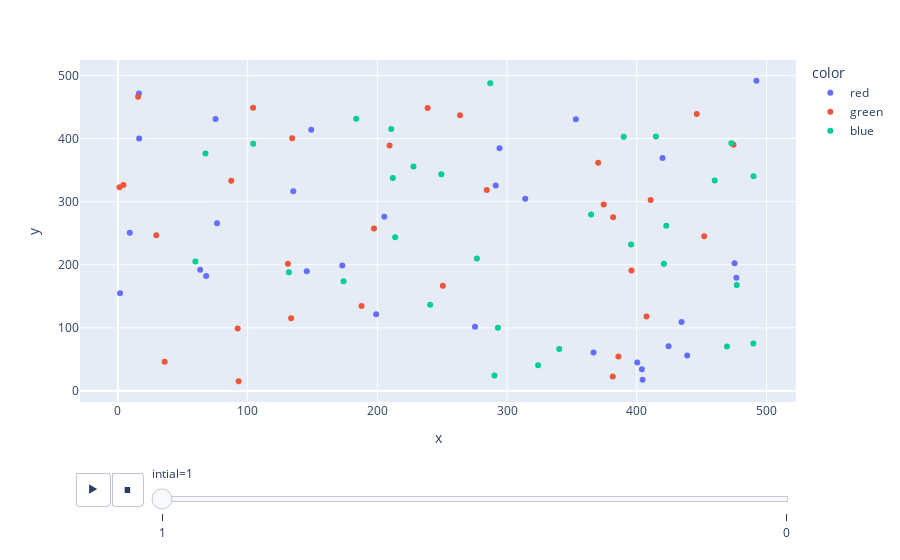

This figure's notebook cell:
### Code cell
import plotly.express as px
df = px.data.gapminder()
px.scatter(tidy_df, x="x", y="y", animation_frame="intial", color="color")

### Figure 1 — Plotly figure (JSON) as saved in the notebook; plotly's stock layout.template omitted (floating-point values rounded to 4 significant figures)
{"data": [{"hovertemplate": "color=red<br>intial=1<br>x=%{x}<br>y=%{y}<extra></extra>", "legendgroup": "red", "marker": {"color": "#636efa", "symbol": "circle"}, "mode": "markers", "name": "red", "orientation": "v", "showlegend": true, "type": "scatter", "x": [434.6, 438.9, 419.9, 492.3, 404.0, 135.2, 76.43, 353.1, 366.7, 145.6, 314.0, 16.36, 424.6, 173.0, 476.8, 9.152, 75.31, 149.0, 205.4, 16.2, 1.643, 68.02, 275.3, 199.1, 400.4, 294.2, 404.5, 475.5, 291.3, 63.42], "xaxis": "x", "y": [109.4, 55.96, 369.1, 491.4, 34.29, 316.6, 265.6, 430.7, 61.0, 189.9, 304.4, 400.1, 70.9, 198.7, 179.5, 250.8, 430.8, 413.8, 276.2, 471.4, 154.6, 182.1, 101.5, 121.4, 44.98, 384.6, 17.79, 202.3, 325.4, 192.2], "yaxis": "y"}, {"hovertemplate": "color=green<br>intial=1<br>x=%{x}<br>y=%{y}<extra></extra>", "legendgroup": "green", "marker": {"color": "#EF553B", "symbol": "circle"}, "mode": "markers", "name": "green", "orientation": "v", "showlegend": true, "type": "scatter", "x": [104.2, 197.5, 1.267, 133.6, 187.9, 263.8, 92.33, 36.06, 238.8, 15.55, 93.09, 381.5, 134.3, 370.3, 381.8, 395.9, 87.38, 410.7, 4.251, 374.5, 446.3, 385.9, 131.1, 209.4, 250.5, 452.0, 29.6, 474.6, 407.5, 284.4], "xaxis": "x", "y": [448.9, 257.5, 322.8, 115.3, 134.4, 436.8, 99.04, 46.4, 448.2, 466.3, 15.5, 22.93, 400.4, 361.6, 275.4, 191.0, 333.1, 302.4, 326.4, 295.5, 438.7, 54.37, 201.4, 389.1, 166.7, 245.1, 246.7, 390.1, 117.9, 318.4], "yaxis": "y"}, {"hovertemplate": "color=blue<br>intial=1<br>x=%{x}<br>y=%{y}<extra></extra>", "legendgroup": "blue", "marker": {"color": "#00cc96", "symbol": "circle"}, "mode": "markers", "name": "blue", "orientation": "v", "showlegend": true, "type": "scatter", "x": [390.0, 249.4, 293.0, 324.0, 174.0, 287.1, 67.51, 276.8, 59.75, 469.6, 240.8, 227.9, 212.0, 421.0, 395.6, 364.8, 183.7, 104.3, 473.0, 340.3, 422.8, 131.9, 213.8, 489.9, 490.1, 414.8, 477.1, 460.2, 210.7, 290.3], "xaxis": "x", "y": [403.0, 343.4, 100.2, 40.7, 173.7, 487.4, 376.4, 209.8, 205.2, 70.54, 136.6, 355.6, 337.6, 201.6, 232.0, 279.6, 431.3, 391.7, 392.6, 66.31, 261.7, 187.9, 243.5, 75.07, 340.1, 403.2, 167.7, 333.5, 415.2, 24.27], "yaxis": "y"}], "layout": {"legend": {"title": {"text": "color"}, "tracegroupgap": 0}, "margin": {"t": 60}, "sliders": [{"active": 0, "currentvalue": {"prefix": "intial="}, "len": 0.9, "pad": {"b": 10, "t": 60}, "steps": [{"args": [["1"], {"frame": {"duration": 0, "redraw": false}, "fromcurrent": true, "mode": "immediate", "transition": {"duration": 0, "easing": "linear"}}], "label": "1", "method": "animate"}, {"args": [["0"], {"frame": {"duration": 0, "redraw": false}, "fromcurrent": true, "mode": "immediate", "transition": {"duration": 0, "easing": "linear"}}], "label": "0", "method": "animate"}], "x": 0.1, "xanchor": "left", "y": 0, "yanchor": "top"}], "updatemenus": [{"buttons": [{"args": [null, {"frame": {"duration": 500, "redraw": false}, "fromcurrent": true, "mode": "immediate", "transition": {"duration": 500, "easing": "linear"}}], "label": "&#9654;", "method": "animate"}, {"args": [[null], {"frame": {"duration": 0, "redraw": false}, "fromcurrent": true, "mode": "immediate", "transition": {"duration": 0, "easing": "linear"}}], "label": "&#9724;", "method": "animate"}], "direction": "left", "pad": {"r": 10, "t": 70}, "showactive": false, "type": "buttons", "x": 0.1, "xanchor": "right", "y": 0, "yanchor": "top"}], "xaxis": {"anchor": "y", "domain": [0, 1], "title": {"text": "x"}}, "yaxis": {"anchor": "x", "domain": [0, 1], "title": {"text": "y"}}}}
